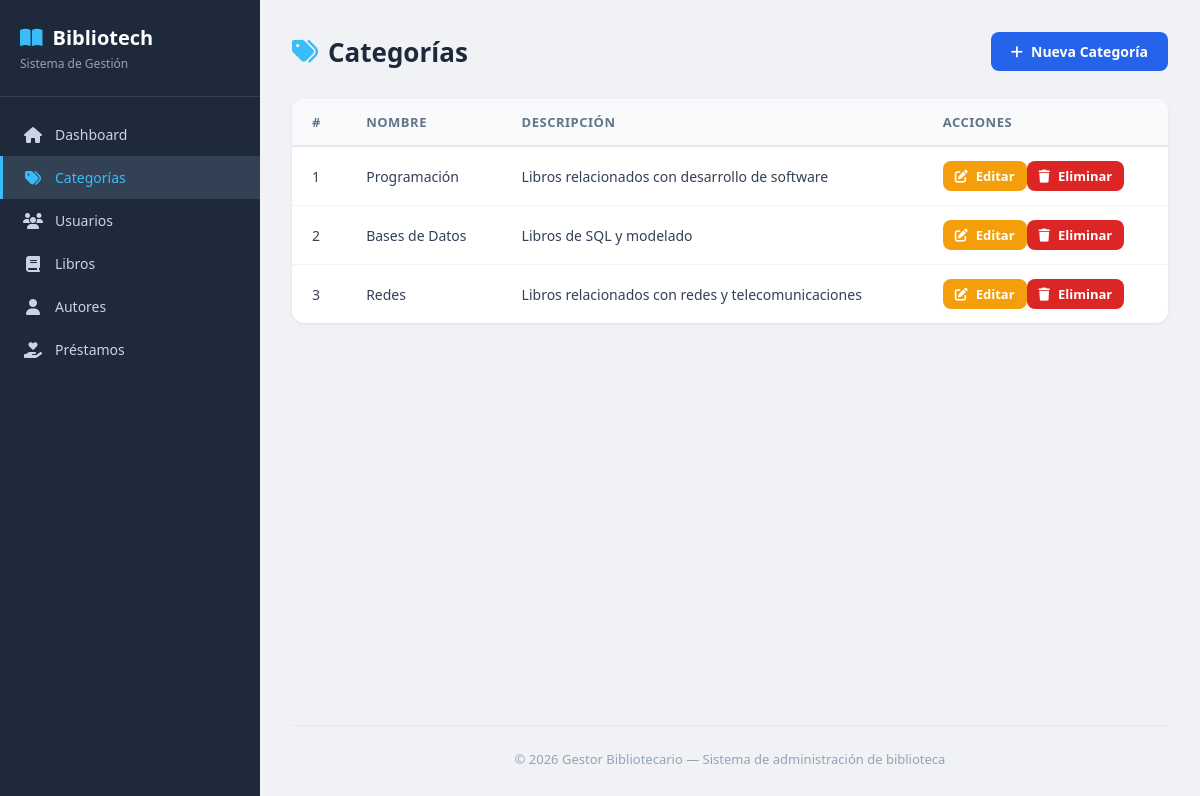
The app's page /categorias/index.php with its own data.
### tables this page shows
CREATE TABLE categorias (
    id INT AUTO_INCREMENT PRIMARY KEY,
    nombre VARCHAR(100) NOT NULL UNIQUE,
    descripcion TEXT
);

### categorias/index.php (the view, shortened to what this page needs)
<?php
    require_once "../config/connection.php";
?>
<?php include_once "../includes/header.php"; ?>
<div class="page-header">
    <h1><i class="fas fa-tags"></i> Categorías</h1>
    <a href="create.php" class="btn btn-primary">
        <i class="fas fa-plus"></i> Nueva Categoría
    </a>
</div>
<div class="table-container">
    <table>
        <thead>
            <tr>
                <th>#</th>
                <th>Nombre</th>
                <th>Descripción</th>
                <th>Acciones</th>
            </tr>
        </thead>
        <tbody>
            <?php
                $stmt = $conn->prepare("SELECT id, nombre, descripcion FROM categorias");
                $stmt->execute();
                $resultado = $stmt->get_result();
                while($row = $resultado->fetch_assoc()){
                    echo "<tr>";
                    echo "<td>" . htmlspecialchars($row["id"]) . "</td>";
                    echo "<td>" . htmlspecialchars($row["nombre"]) . "</td>";
                    echo "<td>" . htmlspecialchars($row["descripcion"]) . "</td>";
                    echo "<td>";
                    echo "<a href='edit.php?id=" . urlencode($row["id"]) . "' class='btn btn-sm btn-warning'><i class='fas fa-edit'></i> Editar</a>";
                    echo "<a href='delete.php?id=" . urlencode($row["id"]) . "' class='btn btn-sm btn-danger'><i class='fas fa-trash'></i> Eliminar</a>";
                    echo "</td>";
                    echo "</tr>";
                }
            ?>
        </tbody>
    </table>
</div>
<?php include_once "../includes/footer.php"; ?>

### assets/css/style.css (style rules this page uses)
* { margin: 0; padding: 0; box-sizing: border-box; }
body { font-family: 'Segoe UI', Tahoma, Geneva, Verdana, sans-serif; background: #f0f2f5; color: #333; display: flex; min-height: 100vh; }
.page-header { display: flex; justify-content: space-between; align-items: center; margin-bottom: 28px; }
.page-header h1 { font-size: 26px; font-weight: 700; color: #1e293b; display: flex; align-items: center; gap: 10px; }
.page-header h1 i { color: #38bdf8; }
.btn { display: inline-flex; align-items: center; gap: 8px; padding: 10px 20px; border: none; border-radius: 8px; font-size: 14px; font-weight: 600; cursor: pointer; text-decoration: none; transition: all 0.2s; }
.btn-primary { background: #2563eb; color: #fff; }
.btn-warning { background: #f59e0b; color: #fff; }
.btn-danger { background: #dc2626; color: #fff; }
.btn-sm { padding: 6px 12px; font-size: 13px; }
.table-container { background: #fff; border-radius: 12px; box-shadow: 0 1px 3px rgba(0, 0, 0, 0.08); overflow: hidden; }
table { width: 100%; border-collapse: collapse; }
table thead { background: #f8fafc; border-bottom: 2px solid #e2e8f0; }
table th { text-align: left; padding: 14px 20px; font-size: 13px; font-weight: 600; text-transform: uppercase; letter-spacing: 0.5px; color: #64748b; }
table td { padding: 14px 20px; font-size: 14px; border-bottom: 1px solid #f1f5f9; color: #334155; }
table tbody tr:last-child td { border-bottom: none; }

### records on screen
categorias: id "1", nombre "Programación", descripcion "Libros relacionados con desarrollo de software"
categorias: id "2", nombre "Bases de Datos", descripcion "Libros de SQL y modelado"
categorias: id "3", nombre "Redes", descripcion "Libros relacionados con redes y telecomunicaciones"
